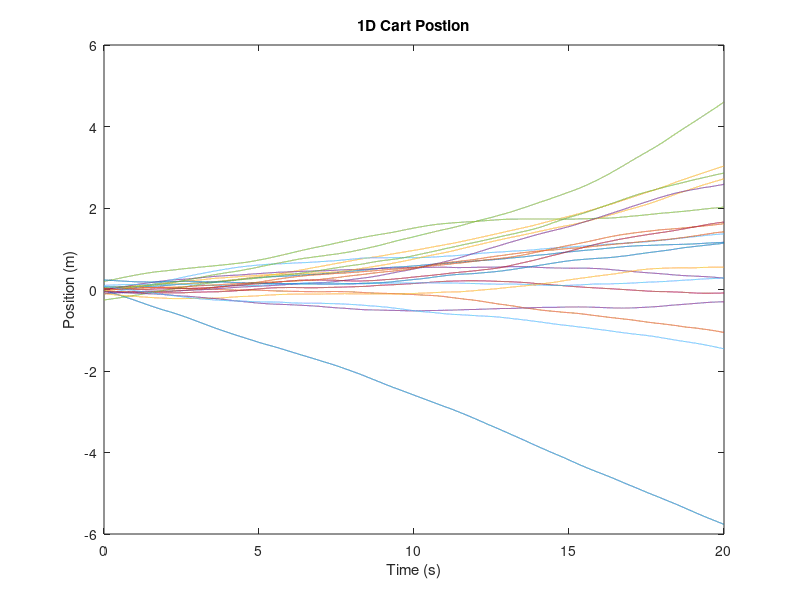
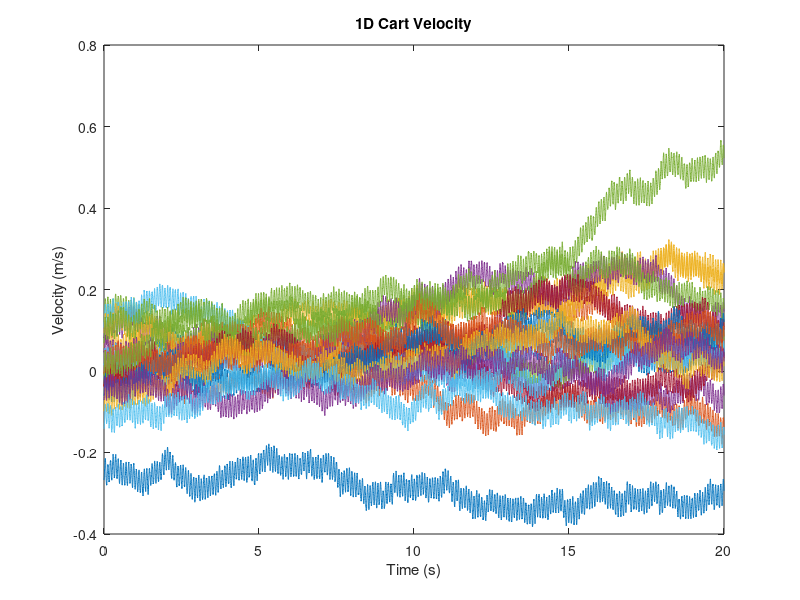
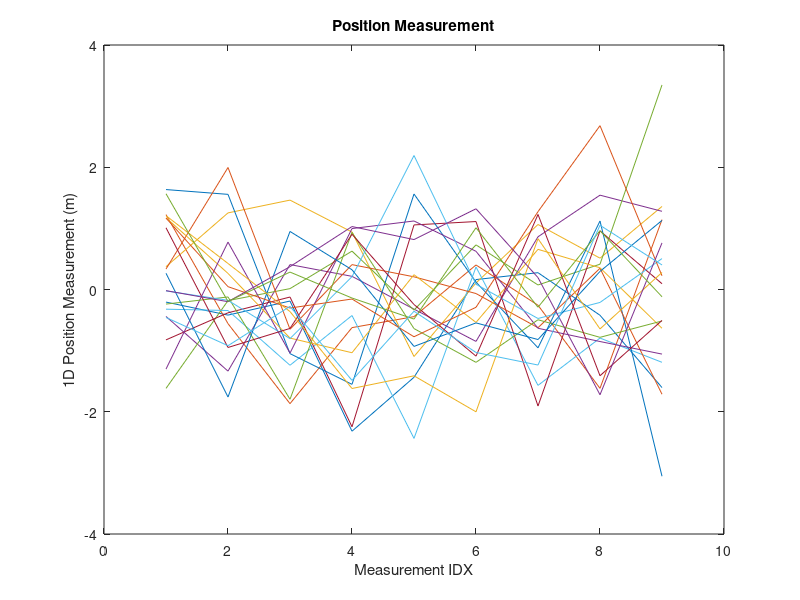

Recreate these plots in MATLAB, in order.
clear all; clc; close all;

addpath(genpath("helper_functions"));

%{

    I will be implementing the paper:

    Weak in the NEES?: Auto-Tuning Kalman Filter Using Bayesian
    Optimization

%}

A = [0 1;0 0];
B = [0;1];
H = [1 0];
Gamma = [0;1];

dt = 0.1;
dt_sim = 0.001;

V = 1;
W = 0.1;

signal_amp = 2;
signal_freq = 0.75;

%% Truth Simulation 

T = 0:dt_sim:20; % <- time steps of simulation
N = 20;  % <- number of simulations
meas_idx = 1;

for i = 1:N

    X(:,1,i) = [0;0] + 0.1*randn(2,1); % <- generate IC for each simulation

    for j = 1:length(T)

        Xdot = A*X(:,j,i) + B*signal_amp*sin(j*dt*signal_freq) + Gamma*V*randn;
        X(:,j+1,i) = X(:,j,i) + Xdot*dt_sim;

        if(~mod(dt,dt_sim*j))

            Y(i,meas_idx) = H*X(:,j,i) + (W/dt)*randn(1);
            
            meas_idx = meas_idx + 1;

        end

    end

    meas_idx = 1;

    figure(1)
    plot(T,X(1,1:length(T),i))
    hold on
    xlabel('Time (s)')
    ylabel('Position (m)')
    title('1D Cart Postion')

    figure(2)
    plot(T,X(2,1:length(T),i))
    hold on
    xlabel('Time (s)')
    ylabel('Velocity (m/s)')
    title('1D Cart Velocity')

    figure(3)
    plot(Y(i,:))
    hold on
    xlabel("Measurement IDX")
    ylabel("1D Position Measurement (m)")
    title("Position Measurement")

end